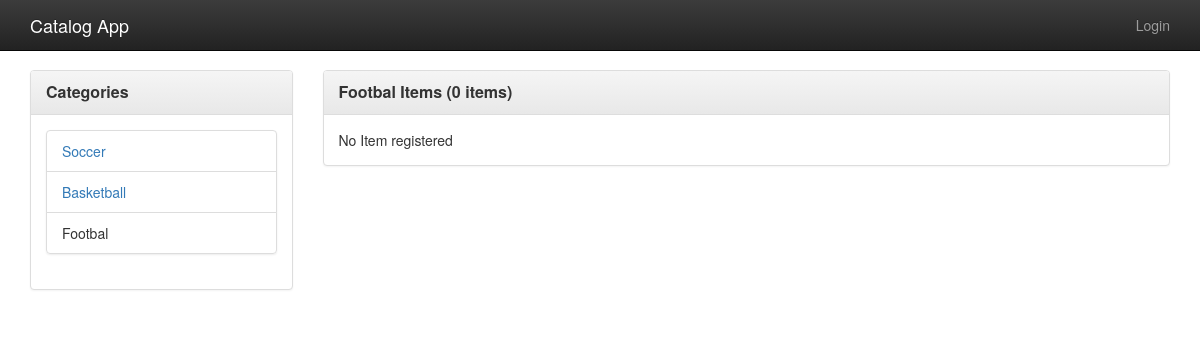
The app's page /categories/3/items/ with its own data.
### database_setup.py (models this page shows, shortened)
class Category(Base):
    __tablename__ = 'category'
    id = Column(Integer, primary_key=True)
    name = Column(String(250), nullable=False)
    user_id = Column(Integer, ForeignKey('user.id'))
    user = relationship(User)

### categories.py (the view)
@app.route('/<int:category_id>')
@app.route('/<int:category_id>/items/')
def showCategoryItems(category_id):
    category = session.query(Category).filter_by(id=category_id).one()
    items = session.query(CategoryItem).filter_by(
            category_id=category_id).order_by(CategoryItem.id.desc()).all()
    categories = session.query(Category).all()
    logged = 'username' in login_session
    return render_template('catalog.html',
        categories=categories, items=items, logged=logged, category=category)

### templates/catalog.html (shortened to what this page needs)
{% extends "main.html" %}
{% block content %}
<div class="row">
    <div class="col-md-3">
      <div class="panel panel-default">
        <div class="panel-heading">
          <span class="panel-title">Categories</span>
        </div>
        <div class="panel-body">
          {% if categories |length == 0 %}
            No Category registered
          {% else %}
            <ul class="list-group">
              {% for c in categories %}
                <li class="list-group-item">
                  {% if category and category.id == c.id %}
                    {{ c.name }}
                  {% else %}
                    <a href="{{ url_for('categories.showCategoryItems',
                                category_id=c.id) }}">
                      {{ c.name }}
                    </a>
                  {% endif %}
              {% endfor %}
            </ul>
          {% endif %}
        </div>
      </div>
    </div>
    <div class="col-md-9">
      <div class="panel panel-default">
        <div class="panel-heading">
          <span class="panel-title">
            {% if category %}
                {{ category.name }} Items ({{ items |length }} items)
            {% else %}
              Latest Items
            {% endif %}
          </span>
        </div>
        <div class="panel-body">
          {% if items |length == 0 %}
            No Item registered
          {% endif %}
        </div>
      </div>
    </div>
</div>
{% endblock %}

### static/styles.css (style rules this page uses)
body { padding-top: 70px; }
.panel-title { font-weight: bold; }

### records on screen
Category: name "Soccer"
Category: name "Basketball"
Category: name "Footbal"

### other values on screen
{{ items |length }} "0"
